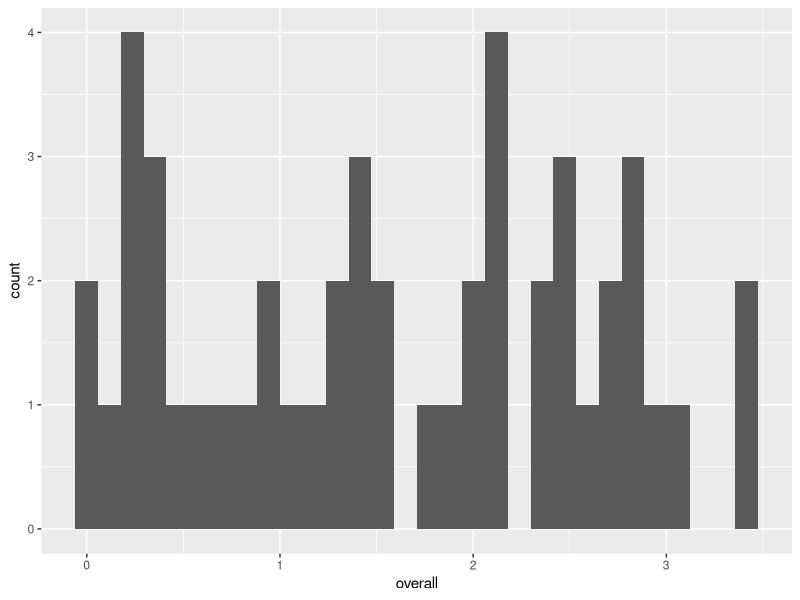

This figure's R source:
## ---- chunk 1
knitr::opts_chunk$set(echo = TRUE)
## ---- chunk 2
# Load libraries
library(purrr)
library(tidyverse)
library(here)
## ---- chunk 3
# Load data

lawRaw <- read_csv(here("code/data/laws.csv"))

view(lawRaw)

## ---- chunk 4
# Clean data

# select variables of interest
lawSelect <- lawRaw %>%
   select("STATE", "SECOND PHYSICIAN MUST PARTICIPATE IF AT:", "PROHIBITED EXCEPT IN CASES OF LIFE OR HEALTH ENDANGERMENT IF AT:", "\"PARTIAL-BIRTH\" ABORTION BANNED", "Funds All or Most Medically Necessary Abortions", "Funds Limited  to Life Endangerment, Rape and Incest", "PRIVATE INSURANCE COVERAGE LIMITED", "PARENTAL INVOLVEMENT REQUIRED FOR MINORS", "In-Person Counseling Necessitates Two Trips to Clinic")

# rename variables
lawRename <- lawSelect %>%
   select(state = `STATE`,
          twoPhys = `SECOND PHYSICIAN MUST PARTICIPATE IF AT:`,
          gestLim = `PROHIBITED EXCEPT IN CASES OF LIFE OR HEALTH ENDANGERMENT IF AT:`,
          pbBan = `\"PARTIAL-BIRTH\" ABORTION BANNED`,
          pubFundAll = `Funds All or Most Medically Necessary Abortions`,
          pubFundLim = `Funds Limited  to Life Endangerment, Rape and Incest`,
          privLim = `PRIVATE INSURANCE COVERAGE LIMITED`,
          parent = `PARENTAL INVOLVEMENT REQUIRED FOR MINORS`,
          twoTrips = `In-Person Counseling Necessitates Two Trips to Clinic`)

## ---- chunk 5

# Create new columns with index values
   
lawIndex <- lawRename %>%
   mutate(twoPhysI = case_when(str_detect(twoPhys, "20 weeks")~2,
                               str_detect(twoPhys, "24 weeks")~1,
                               str_detect(twoPhys, "3rd trimester")~1,
                               str_detect(twoPhys, "Viability")~1),
          twoPhysI = replace_na(twoPhysI, 0)) %>%
          
                               
          
   mutate(gestLimI = case_when(str_detect(gestLim, "6 weeks")~4,
                               str_detect(gestLim,"20 weeks")~2, 
                               str_detect(gestLim, "24 weeks")~1, 
                               str_detect(gestLim, "3rd trimester")~1, 
                               str_detect(gestLim, "Viability")~1), 
          gestLimI = replace_na(gestLimI, 0)) %>%
  
   mutate(pbBanI = case_when(str_detect(pbBan, "X")~2,
                             str_detect(pbBan, "Postviability")~1),
          pbBanI = replace_na(pbBanI, 0)) %>%              
   
   mutate(pubFundAllI = case_when(str_detect(pubFundAll, "X")~0),
          pubFundAllI = replace_na(pubFundAllI, 1)) %>%
   
   mutate(pubFundLimI = case_when(str_detect(pubFundLim, "Life Only")~2,
                                  str_detect(pubFundLim, "X")~1),
          pubFundLimI = replace_na(pubFundLimI, 0)) %>%
                
   
   mutate(privLimI = case_when(str_detect(privLim, "X")~1),
          privLimI = replace_na(privLimI, 0)) %>%
   
   mutate(parentI = case_when(str_detect(parent, "Consent and Notice")~2,
                              str_detect(parent, "Consent")~2,
                              str_detect(parent, "Notice")~1),
          parentI = replace_na(parentI, 0)) %>%
   
   mutate(twoTripsI = case_when(str_detect(twoTrips, "X100")~3,
                                str_detect(twoTrips, "Xany")~2,
                                str_detect(twoTrips, "Xtele")~1,
                                str_detect(twoTrips, "X")~4), # X at end to include other entries starting with X
          twoTripsI = replace_na(twoTripsI, 0))
                                
                                 
## ---- chunk 6
# Modify values for exceptions/special characters

#lawIndexM <- lawIndex %>%   
   #mutate(gestLimI = gestLimI+case_when(str_detect(gestLim, "[‡]")~0.5, #life endangerment only
                                        #str_detect(gestLim, "[€]")~0.25, #temporary block on 15 week ban
                                        #str_detect(gestLim, "[†]")~-0.25, #exception:rape or incest 
                                        #TRUE~0)
                              #+ case_when(str_detect(gestLim, "[*]")~-0.25,#exception:fetal abnormality
                                          #str_detect(gestLim, "[Ω]")~-0.25, #exception:patient's phys health          
                                       #TRUE~0)) %>% #add zero to keep gestLimI value
   
lawIndexM <- lawIndex %>%   
   mutate(gestLimI = gestLimI+case_when(str_detect(gestLim, "[‡]")~0.5, #life endangerment only
                                        TRUE~0)
          +case_when(str_detect(gestLim, "[€]")~0.25, #temporary block on 15 week ban
                                        TRUE~0)
          +case_when(str_detect(gestLim, "[†]")~-0.25, #exception:rape or incest
                                        TRUE~0)
          +case_when(str_detect(gestLim, "[*]")~-0.25, #exception:fetal abnormality
                                        TRUE~0)
          + case_when(str_detect(gestLim, "[Ω]")~-0.25, #exception:patient's phys health
                                       TRUE~0))  %>% # if no special characters, add zero to keep value
   
                                       
   mutate(pbBanI = pbBanI+case_when(str_detect(pbBan, "[▼]")~0.25,
                                    TRUE~0)) %>%  #law not in effect
   
   mutate(pubFundLimI = pubFundLimI+case_when(str_detect(pubFundLim, "[ϴ]")~0.25, #against court order
                                              str_detect(pubFundLim, "[*]")~-0.25, #exception:patient's phys health
                                              TRUE~0)
                                    + case_when(str_detect(pubFundLim, "[Ω]")~-0.25, #exception:fetal abnormality
                                       TRUE~0)) %>% 
   
   mutate(parentI = parentI+case_when(str_detect(parent, "[▼]")~0.25, #law not in effect
                                      str_detect(parent, "[ξ]")~-0.25, #may be waived
                                      str_detect(parent, "[β]")~-0.25, #under age 16
                                      TRUE~0)) %>% 

   mutate(twoTripsI = twoTripsI+case_when(str_detect(twoTrips, "[▼]")~0.25,
                                          TRUE~0))
   
## ---- chunk 7
## save modified index with temporary adjustment values

write_csv(lawIndexM, here("code/data/tempLawIndex.csv"))
## ---- chunk 8
indexActive <- lawIndexM[-c(1:9)] # select only indexed variables, take out states b/c character 


# rescale columns of a dataframe to be 0 to 1 in R tidyverse

# define rescale function
rescale01 <- function(x) {
  rng <- range(x, na.rm = TRUE)
  (x - rng[1]) / (rng[2] - rng[1])
}


for(i in seq_along(indexActive)) { #iterate over columns
   indexActive[[i]] <- rescale01(indexActive[[i]])
}

row.names(indexActive) <- lawIndexM %>% pull(state)
## ---- chunk 9
# add columns for each category

indexActive <- indexActive %>%
   mutate(funding= pubFundAllI + pubFundLimI + privLimI,
          medical= twoPhysI + pbBanI,
          personal= parentI + twoTripsI) %>%
   select(gestational = gestLimI, funding, medical, personal)

# rescale between 0 and 1

for(i in seq_along(indexActive)) { #iterate over columns
   indexActive[[i]] <- rescale01(indexActive[[i]])
}

# include state names 
indexActive <- indexActive %>% 
   mutate(state_name = pull(lawIndexM, state))

## ---- chunk 10
# create summary column

indexFinal <- indexActive %>%
   filter(!state_name %in% c("AK", "HI", "DC")) %>% # remove states
   mutate(overall = gestational + funding + medical + personal) %>%
   arrange(desc(overall))
   
indexFinal %>%
   ggplot(aes(x= overall)) +
   geom_histogram() 

# summary stats
indexFinal %>%
   group_by(NULL) %>%
   summarise(mean= mean(overall),
             sd= sd(overall),
             count= n()
             )

# save final index
write_csv(indexFinal, here("code/data/lawIndex.csv"))


# add state party

stateParty <- read_csv("data/stateParty.csv")

# combine data
indexFinal %>% 
   inner_join(stateParty, by= c("state_name" = "stateAB")) %>%
    group_by(stateCon) %>%
   summarise(mean= mean(overall),
             sd= sd(overall),
             count= n()
             )

# statistical significance? 
# Null hypothesis is no difference. 

(2.3151042 - 0.6104167)/(sqrt(0.6466908^2/20 + 0.5817762^2/14))	# denom = standard deviation

# 8.028269
